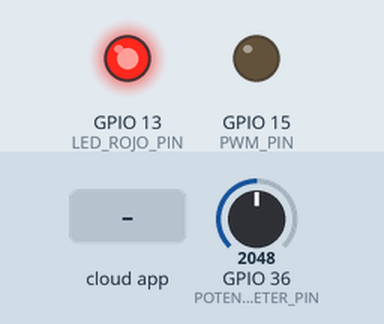
Bench run of a sketch on a simulated ESP32. On the bench: output pins drawn as LEDs (lit = HIGH). Inputs (shaded band) come from the test bench; at power-on: GPIO 36 (POTENTIOMETER_PIN) = 2048. The ROS host is connected and sends only what is stated.

Above: at 3.2 s.
3.3 s: the phone or cloud app sets pwm_duty_cycle to -100
At 3.7 s:
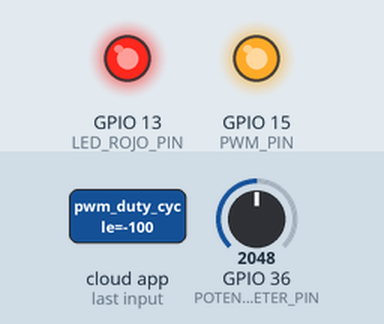
4.9 s: the phone or cloud app sets pwm_duty_cycle to 0
At 5.7 s:
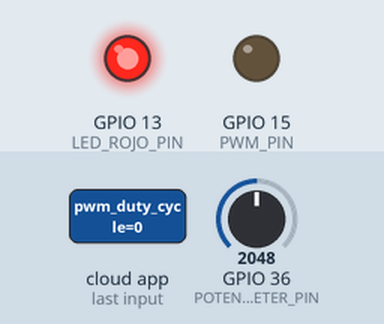
6.5 s: the phone or cloud app sets pwm_duty_cycle to 100
At 7.2 s:
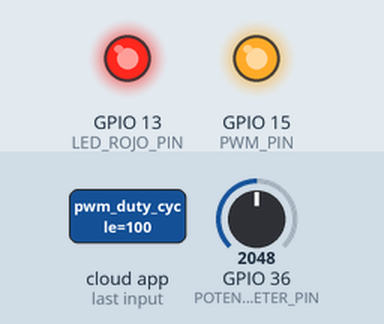
Timing chart, 0 to 9.5 s (numbered marks = the images above; inputs shaded):
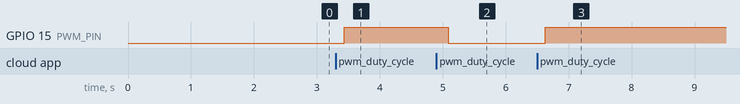

Measured:
- after the input at 3.3 s, GPIO 15 (PWM_PIN): LOW → HIGH after 0.13 s
- after the input at 4.9 s, GPIO 15 (PWM_PIN): HIGH → LOW after 0.19 s
- after the input at 6.5 s, GPIO 15 (PWM_PIN): LOW → HIGH after 0.13 s

The sketch:

challenge3.ino
```cpp
#include <micro_ros_arduino.h>

#include <stdio.h>
#include <rcl/rcl.h>
#include <rcl/error_handling.h>
#include <rclc/rclc.h>
#include <rclc/executor.h>

#include <std_msgs/msg/int32.h>
#include <std_msgs/msg/float32.h>

rcl_subscription_t subscriber;
rcl_publisher_t raw_pot_publisher;
rcl_publisher_t voltage_publisher;
std_msgs__msg__Float32 msg_float_1;
std_msgs__msg__Float32 msg_float_2;
std_msgs__msg__Int32 msg_int;
rclc_executor_t executor;
rclc_support_t support;
rcl_allocator_t allocator;
rcl_node_t node;
rcl_timer_t timer_1;
rcl_timer_t timer_2;

int pot_val = 0;
float voltage = 0;
float pwm = 0;

const int PWM_CHANNEL = 0;
const int PWM_FREQ = 5000;
const int PWM_RESOLUTION = 8;

#define PWM_PIN 15
#define LED_ROJO_PIN 13
#define POTENTIOMETER_PIN 36

#define RCCHECK(fn) { rcl_ret_t temp_rc = fn; if((temp_rc != RCL_RET_OK)){error_loop();}}
#define RCSOFTCHECK(fn) { rcl_ret_t temp_rc = fn; if((temp_rc != RCL_RET_OK)){}}

void error_loop(){
  while(1){
    digitalWrite(LED_ROJO_PIN, !digitalRead(LED_ROJO_PIN));
    delay(100);
  }
}

// Create timer 1 callback
void timer1_callback(rcl_timer_t * timer_1, int64_t last_call_time)
{
  RCLC_UNUSED(last_call_time);
  if (timer_1 != NULL) {
    pot_val = analogRead(POTENTIOMETER_PIN);
  }
  ledcWrite(PWM_CHANNEL, abs((float)(pwm * 255/100)));
}

// Create timer 2 callback
void timer2_callback(rcl_timer_t * timer_2, int64_t last_call_time)
{
  RCLC_UNUSED(last_call_time);
  if (timer_2 != NULL) {
    msg_int.data = pot_val;
    RCSOFTCHECK(rcl_publish(&raw_pot_publisher, &msg_int, NULL));
    voltage = pot_val * (3.3 / 4095);
    msg_float_1.data = voltage;
    RCSOFTCHECK(rcl_publish(&voltage_publisher, &msg_float_1, NULL));
  }
}

// Create subscription for pwm duty cycle
void subscription_callback(const void * msgin)
{
  const std_msgs__msg__Float32 * msg = (const std_msgs__msg__Float32 *)msgin;
  pwm = msg->data;
}

void setup() {
  set_microros_transports();

  pinMode(LED_ROJO_PIN, OUTPUT);
  digitalWrite(LED_ROJO_PIN, HIGH);

  ledcSetup(PWM_CHANNEL, PWM_FREQ, PWM_RESOLUTION);
  ledcAttachPin(PWM_PIN, PWM_CHANNEL);

  delay(2000);

  allocator = rcl_get_default_allocator();

  //create init_options
  RCCHECK(rclc_support_init(&support, 0, NULL, &allocator));

  // create node
  RCCHECK(rclc_node_init_default(&node, "micro_ros_esp32_node", "", &support));

  // create publisher raw data
  RCCHECK(rclc_publisher_init_default(
    &raw_pot_publisher,
    &node,
    ROSIDL_GET_MSG_TYPE_SUPPORT(std_msgs, msg, Int32),
    "/raw_pot"));

  // create publisher voltage data
  RCCHECK(rclc_publisher_init_default(
    &voltage_publisher,
    &node,
    ROSIDL_GET_MSG_TYPE_SUPPORT(std_msgs, msg, Float32),
    "/voltage"));

  // create timer 1
  const unsigned int timer1_timeout = 10;
  RCCHECK(rclc_timer_init_default(
    &timer_1,
    &support,
    RCL_MS_TO_NS(timer1_timeout),
    timer1_callback));

  // create timer 2
  const unsigned int timer2_timeout = 100;
  RCCHECK(rclc_timer_init_default(
    &timer_2,
    &support,
    RCL_MS_TO_NS(timer2_timeout),
    timer2_callback));

  // create subscriber
  RCCHECK(rclc_subscription_init_default(
    &subscriber,
    &node,
    ROSIDL_GET_MSG_TYPE_SUPPORT(std_msgs, msg, Float32),
    "/pwm_duty_cycle"));

  // create executor
  RCCHECK(rclc_executor_init(&executor, &support.context, 3, &allocator));
  RCCHECK(rclc_executor_add_timer(&executor, &timer_1));
  RCCHECK(rclc_executor_add_timer(&executor, &timer_2));
  RCCHECK(rclc_executor_add_subscription(&executor, &subscriber, &msg_float_2, &subscription_callback, ON_NEW_DATA));

}

void loop() {
  delay(100);
  RCSOFTCHECK(rclc_executor_spin_some(&executor, RCL_MS_TO_NS(100)));
}
```
